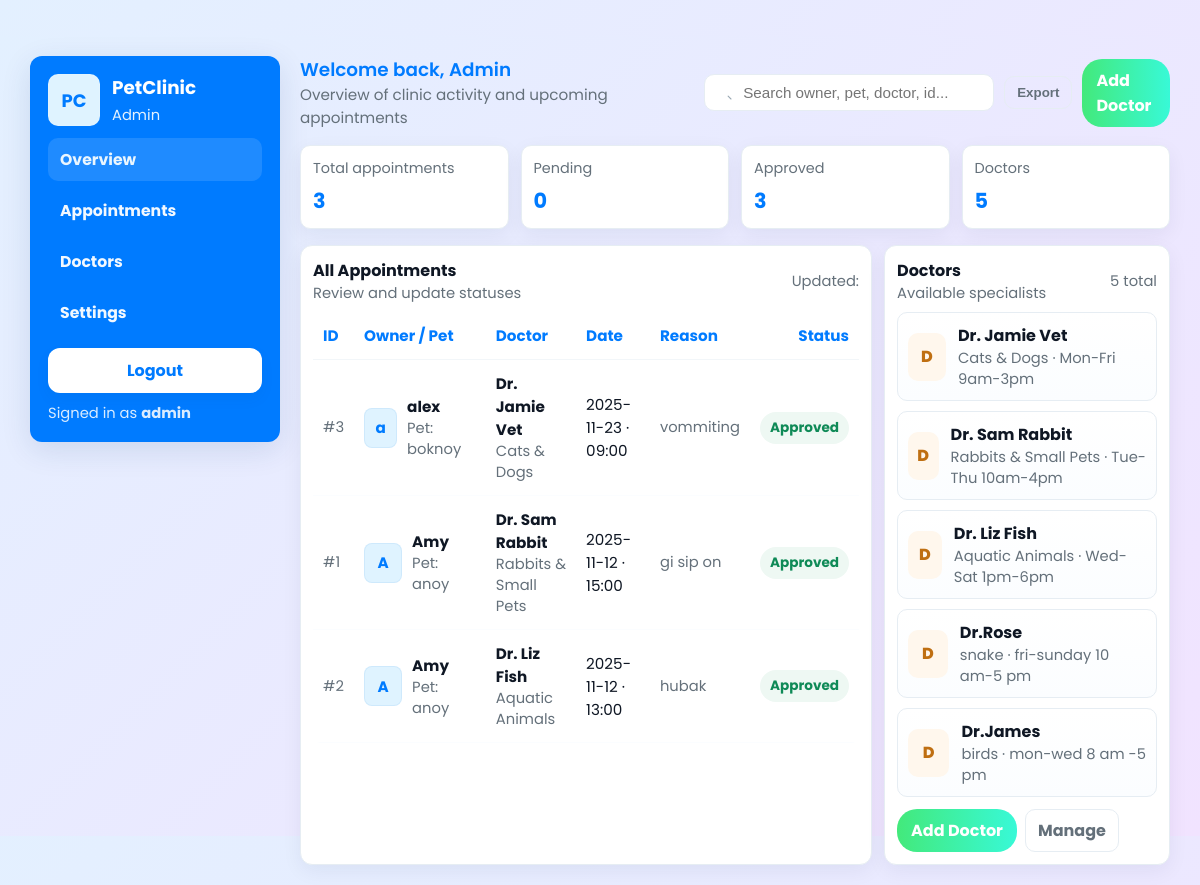
The page /dashboard (signed in) on the database as committed earlier.
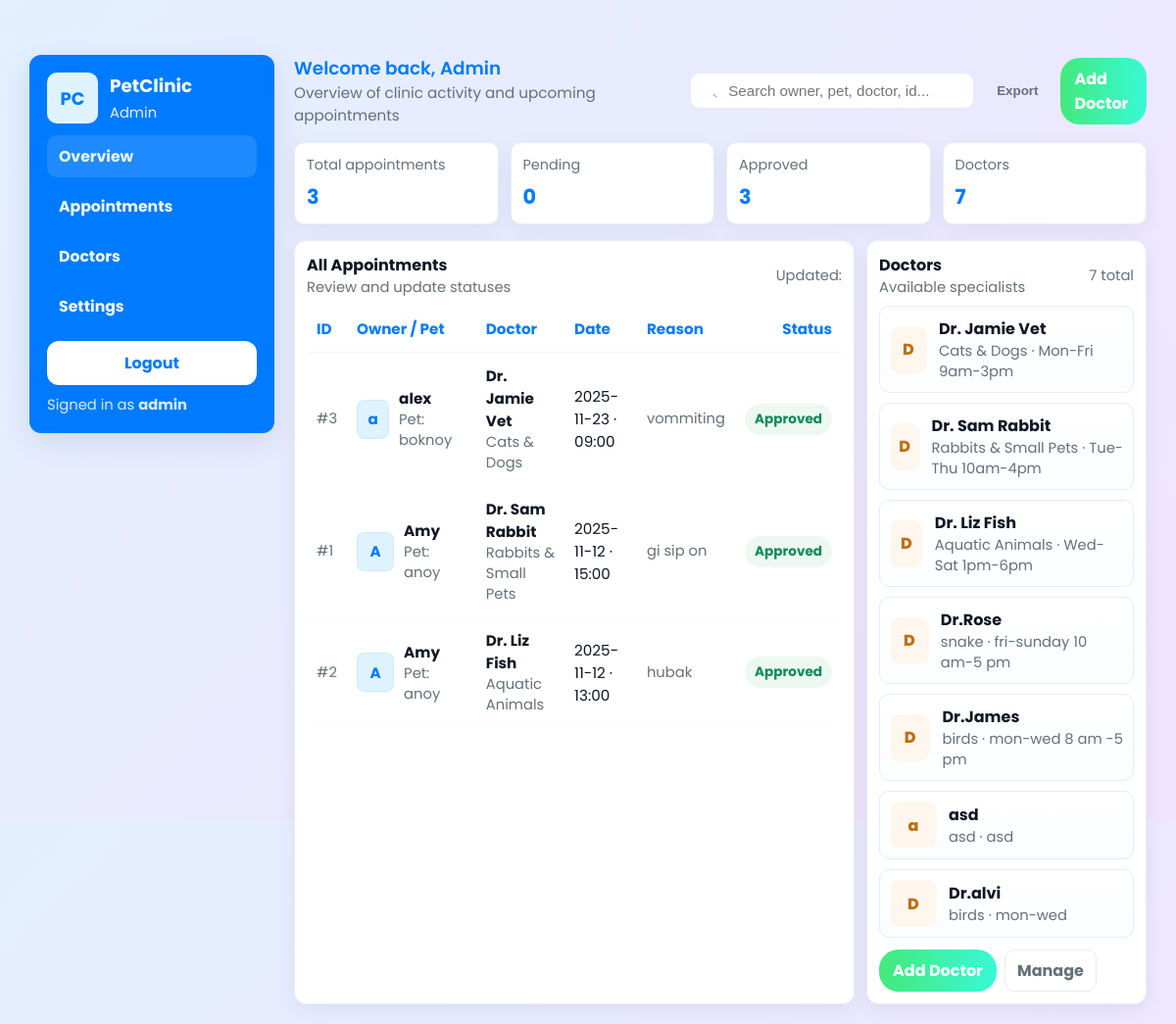
The same page on the database as committed later.
### app.py (models this page shows)
class Appointment(db.Model):
    id = db.Column(db.Integer, primary_key=True)
    user_id = db.Column(db.Integer, db.ForeignKey("user.id"), nullable=False)
    doctor_id = db.Column(db.Integer, db.ForeignKey("doctor.id"), nullable=False)
    pet_name = db.Column(db.String(100), nullable=False)
    date = db.Column(db.String(50), nullable=False)
    time = db.Column(db.String(50), nullable=False)
    status = db.Column(db.String(50), default="Pending")
    reason = db.Column(db.String(255))
    doctor = db.relationship("Doctor", backref="appointments")

class User(db.Model):
    id = db.Column(db.Integer, primary_key=True)
    name = db.Column(db.String(100), nullable=False)
    email = db.Column(db.String(100), unique=True, nullable=False)
    password = db.Column(db.String(100), nullable=False)
    contact = db.Column(db.String(100))
    address = db.Column(db.String(100))
    appointments = db.relationship("Appointment", backref="user", lazy=True)

class Doctor(db.Model):
    id = db.Column(db.Integer, primary_key=True)
    name = db.Column(db.String(80), nullable=False)
    specialty = db.Column(db.String(80), nullable=False)
    photo_url = db.Column(db.String(255), nullable=True)
    schedule = db.Column(db.String(255), nullable=False)

### app.py (the view)
@app.route("/dashboard")
def dashboard():
    if "admin" not in session:
        return redirect(url_for("admin_login"))
    appointments = Appointment.query.order_by(Appointment.date.desc()).all()
    doctors = Doctor.query.all()
    return render_template("dashboard.html", appointments=appointments, doctors=doctors)

### templates/dashboard.html (shortened to what the changed rows need)
<!doctype html>
<html lang="en">
<head>
</head>
<body>
  <div class="frame">
    <main class="main" role="main">
      <div class="stats" aria-hidden="true">
        <div class="stat">
          <div class="label">Doctors</div>
          <div class="value">{{ doctors|length }}</div>
        </div>
      </div>
      <div class="lists">
        <section class="card" aria-labelledby="appointments">
          <div class="table-wrap" role="region" aria-label="Appointments table">
            <table role="table" aria-label="Appointments table">
              <thead>
                <tr>
                  <th>ID</th>
                  <th>Owner / Pet</th>
                  <th>Doctor</th>
                  <th>Date</th>
                  <th>Reason</th>
                  <th class="right">Status</th>
                </tr>
              </thead>
              <tbody>
                {% for a in appointments %}
                <tr>
                  <td class="muted">#{{ a.id }}</td>
                  <td>
                    <div class="owner">
                      <div class="avatar" aria-hidden="true">{{ (a.user.name[0] if a.user and a.user.name) | default('U') }}</div>
                      <div>
                        <div style="font-weight:700">{{ a.user.name if a.user else 'Unknown' }}</div>
                        <div class="muted">Pet: {{ a.pet_name }}</div>
                      </div>
                    </div>
                  </td>
                  <td>
                    <div style="font-weight:700">{{ a.doctor.name }}</div>
                    <div class="muted">{{ a.doctor.specialty }}</div>
                  </td>
                  <td>{{ a.date }} · {{ a.time }}</td>
                  <td class="muted">{{ a.reason }}</td>
                  <td>
                    <div class="min-row" style="justify-content:flex-end">
                      <span class="badge {{ a.status }}">{{ a.status }}</span>
                    </div>
                  </td>
                </tr>
                {% else %}
                <tr><td colspan="6" style="padding:24px;text-align:center;color:var(--muted)">No appointments found.</td></tr>
                {% endfor %}
              </tbody>
            </table>
          </div>
        </section>
        <aside class="card">
          <div style="display:flex;align-items:center;justify-content:space-between;margin-bottom:8px">
            <div>
              <div style="font-weight:700">Doctors</div>
              <div class="muted">Available specialists</div>
            </div>
            <div class="muted">{{ doctors|length }} total</div>
          </div>
          <div class="doctors">
            {% for d in doctors %}
            <div class="doctor" role="article">
              <div class="doc-photo" aria-hidden="true">{{ d.name.split(' ')[0][0] }}</div>
              <div>
                <div style="font-weight:700">{{ d.name }}</div>
                <div class="muted">{{ d.specialty }} · {{ d.schedule }}</div>
              </div>
            </div>
            {% else %}
            <div class="muted">No doctors added yet.</div>
            {% endfor %}
          </div>
        </aside>
      </div>
    </main>
  </div>
</body>
</html>

Rows that differ between the two databases and show on the page:
added Doctor: name "a", name "asd", specialty "asd", schedule "asd"
added Doctor: name "D", name "Dr.alvi", specialty "birds", schedule "mon-wed"
Other text that changed with them:
{{ doctors|length }}: "5" → "7"
